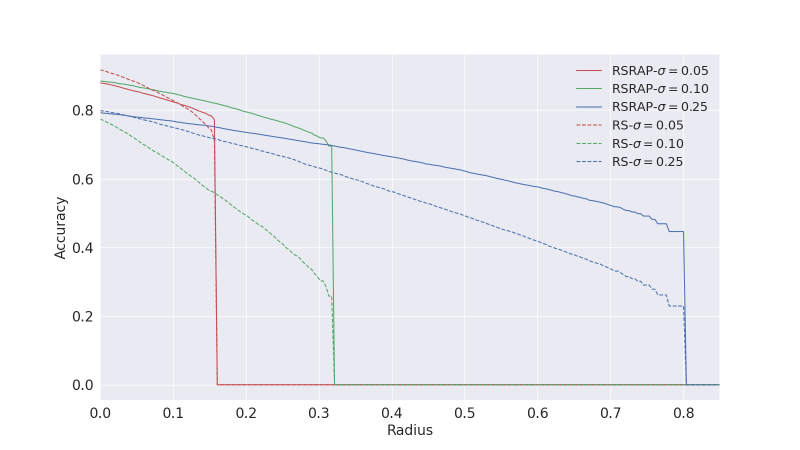
#> input picture sigma-025.png, 1600 x 900 px, given as the content of the folder ../ImageNet-2012/train, which was not available (shown at 1/2 size)
$ python resize.py --data_path ..
#> lines starting #> are read from the running program, lines starting #| are printed output that depends on the picture; pictures that were not available may be replaced by others from this repository, and a replacement may not be noted
import datetime
import multiprocessing
import os
import time
from functools import partial
from PIL import Image
import argparse


def resize_folder(src_folder, dst_folders, sizes):
    [os.makedirs(dst_folder, exist_ok=True) for dst_folder in dst_folders]
    img_names = os.listdir(src_folder)
    pool = multiprocessing.Pool(num_cpus)
    # for img in img_names:
    #     resize_img(img, src_folder, dst_folders, sizes)
    pool.map(partial(resize_img, s_folder=src_folder, d_folders=dst_folders, sizes=sizes), img_names)
    return


def resize_img(n, s_folder, d_folders, sizes):
#> called with n = 'sigma-025.png', s_folder = '../ImageNet-2012/train/sigma-025.png'
    img = Image.open(os.path.join(s_folder, n))
#> img is the input picture: PIL image 1600x900 RGB; mean R, G, B 240.2, 240.3, 244.9
    img = img.convert('RGB')
    w, h = img.size
#> w = 1600; h = 900
    for d_folder, size in zip(d_folders, sizes):
        ratio = min(h / size, w / size)
        im = img.resize((int(w / ratio), int(h / ratio)), resample=Image.BICUBIC)
        im.save(os.path.join(d_folder, n))
#> this loop made 3 passes
#> pass 1, in resize_img, `im = img.resize((int(w / ratio), int(h / ratio)), resample=Image.BICUB..`:
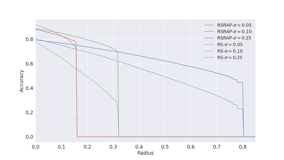
#> im: PIL image 284x160 RGB; mean R, G, B 240.2, 240.3, 244.9
#> pass 2, in resize_img, `im = img.resize((int(w / ratio), int(h / ratio)), resample=Image.BICUB..`:
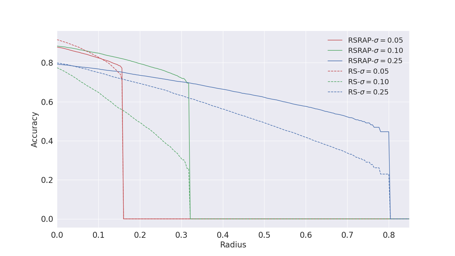
#> im: PIL image 455x256 RGB; mean R, G, B 240.2, 240.3, 244.9
#> pass 3, in resize_img, `im = img.resize((int(w / ratio), int(h / ratio)), resample=Image.BICUB..`:
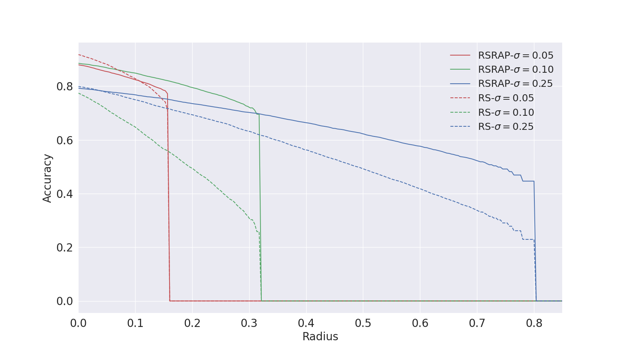
#> im: PIL image 625x352 RGB; mean R, G, B 240.2, 240.3, 244.9


def resize_category(src, dst, cat_name):
    s_dir = os.path.join(src, 'train', cat_name)
    d_dirs = [os.path.join(dst, str(sz), 'train', cat_name) for sz in SIZE]
    resize_folder(s_dir, d_dirs, SIZE)

    s_dir = os.path.join(src, 'val', cat_name)
    d_dirs = [os.path.join(dst, str(sz), 'val', cat_name) for sz in SIZE]
    resize_folder(s_dir, d_dirs, SIZE)


if __name__ == '__main__':

    parser = argparse.ArgumentParser()
    parser.add_argument('--data_path', type=str, required=True)
    args = parser.parse_args()
    SRC = os.path.join(args.data_path, 'ImageNet-2012')
    DST = os.path.join(args.data_path, 'ImageNet-2012-sz')
    SIZE = [160, 256, 352]

    num_cpus = multiprocessing.cpu_count()
    train_src = os.path.join(SRC, 'train')
    val_src = os.path.join(SRC, 'val')

    cats_train, cats_val = os.listdir(train_src), os.listdir(val_src)
    assert len(set(cats_val).difference(set(cats_train))) == 0
    for i, cat in enumerate(cats_train):
        t = time.time()
        resize_category(SRC, DST, cat)

        time_spent = time.time() - t
        eta = time_spent * (1000 - i) / 60
        print('[{0}]{1:4d} / 1000, time: {2}, eta: {3}'.format(datetime.datetime.now(), i, time.time() - t, eta))
